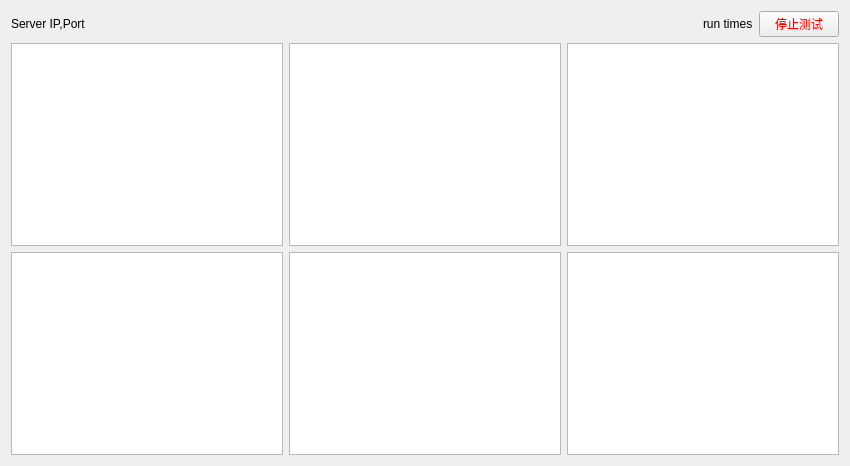
<?xml version="1.0" encoding="UTF-8"?>
<ui version="4.0">
 <class>wTest</class>
 <widget class="QWidget" name="wTest">
  <property name="geometry">
   <rect>
    <x>0</x>
    <y>0</y>
    <width>850</width>
    <height>466</height>
   </rect>
  </property>
  <property name="windowTitle">
   <string>wTest</string>
  </property>
  <layout class="QGridLayout" name="gridLayout">
   <item row="0" column="0" colspan="3">
    <layout class="QHBoxLayout" name="horizontalLayout">
     <item>
      <widget class="QLabel" name="lbl_host">
       <property name="text">
        <string>Server IP,Port</string>
       </property>
      </widget>
     </item>
     <item>
      <spacer name="horizontalSpacer">
       <property name="orientation">
        <enum>Qt::Horizontal</enum>
       </property>
       <property name="sizeHint" stdset="0">
        <size>
         <width>40</width>
         <height>20</height>
        </size>
       </property>
      </spacer>
     </item>
     <item>
      <widget class="QLabel" name="lbl_time">
       <property name="text">
        <string>run times</string>
       </property>
      </widget>
     </item>
     <item>
      <widget class="QPushButton" name="btn_stop">
       <property name="styleSheet">
        <string notr="true">color: rgb(255, 0, 0);</string>
       </property>
       <property name="text">
        <string>停止测试</string>
       </property>
      </widget>
     </item>
    </layout>
   </item>
   <item row="1" column="0">
    <widget class="QTextBrowser" name="browser1"/>
   </item>
   <item row="1" column="1">
    <widget class="QTextBrowser" name="browser2"/>
   </item>
   <item row="1" column="2">
    <widget class="QTextBrowser" name="browser3"/>
   </item>
   <item row="2" column="0">
    <widget class="QTextBrowser" name="browser4"/>
   </item>
   <item row="2" column="1">
    <widget class="QTextBrowser" name="browser5"/>
   </item>
   <item row="2" column="2">
    <widget class="QTextBrowser" name="browser6"/>
   </item>
  </layout>
 </widget>
 <layoutdefault spacing="6" margin="11"/>
 <resources/>
 <connections/>
</ui>
